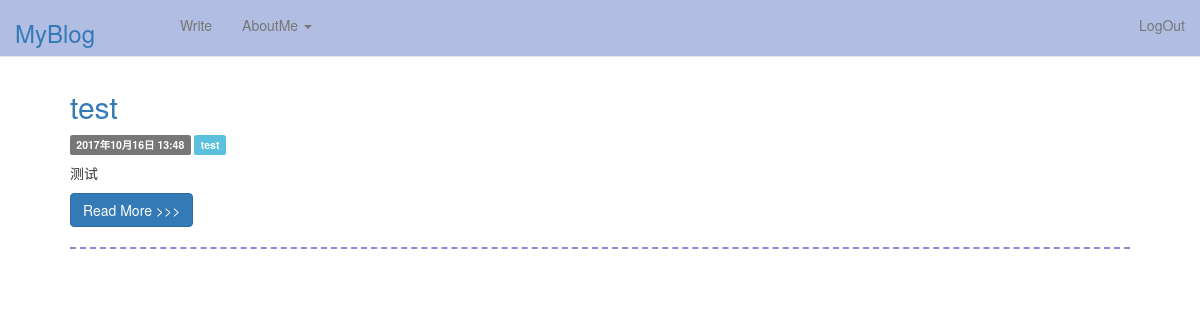
The app's page / (signed in), older data.
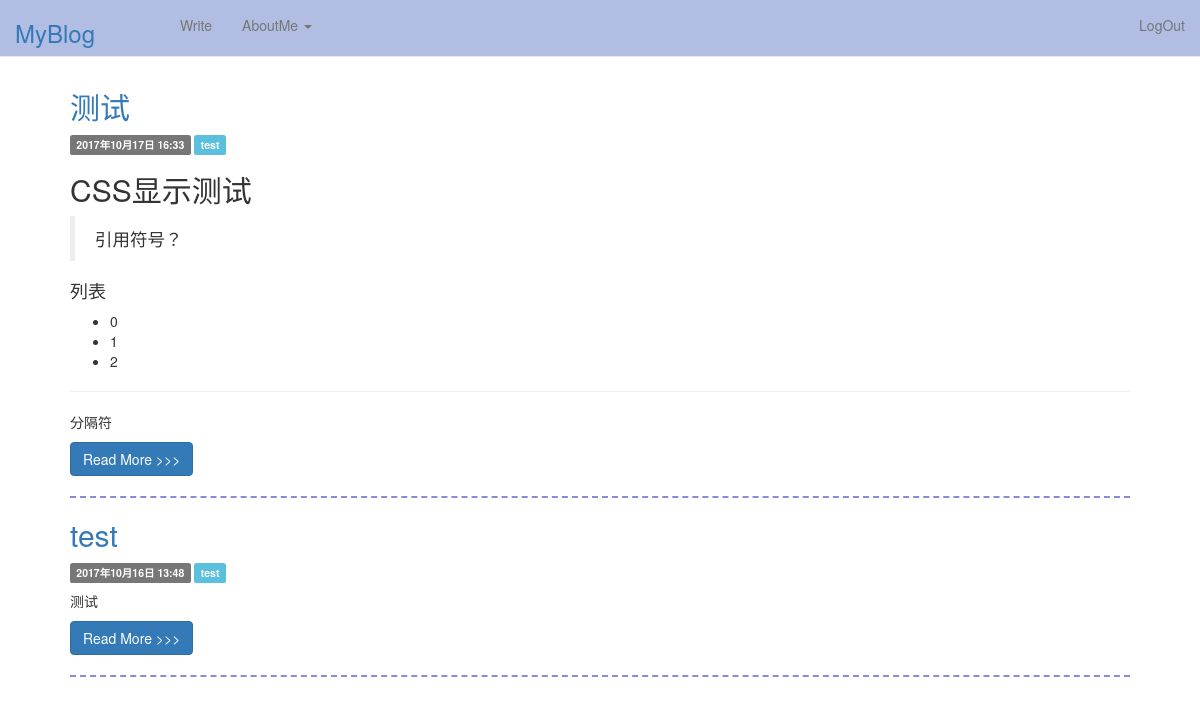
The same page, newer data.
### blog/models.py (models this page shows, shortened)
class Article(models.Model) :
    title = models.CharField(max_length = 100)  #博客题目
    category = models.CharField(max_length = 50, blank = True)  #博客标签
    date_time = models.DateTimeField(auto_now_add = True)  #博客日期
    content = models.TextField(blank = True, null = True)  #博客文章正文
    class Meta:
        ordering = ['-date_time']

### blog/views.py (the view)
# urls.py: 2. Add a URL to urlpatterns:  url(r'^$', views.home, name='home')
@login_required
def home(request):
    post_list = Article.objects.all()
    return render(request,'index.html',{'post_list':post_list})

### blog/templatetags/custom_markdown.py (called while the page is built)
@register.filter(is_safe=True)  #注册template filter
@stringfilter  #希望字符串作为参数
def custom_markdown(value):
    return mark_safe(markdown.markdown(value,
        extensions = ['markdown.extensions.fenced_code', 'markdown.extensions.codehilite'],
                                       safe_mode=True,
                                       enable_attributes=False))

### templates/index.html
{% extends "base.html" %}
{% load custom_markdown %}
{% block content %}
<div class="posts">
    {% for post in post_list %}
        <section class="post">
            <header class="post-header">
                <h2 class="post-title"><a href="{% url 'detail' id=post.id %}">{{ post.title }}</a></h2>
                    <p>
                        <label class="label label-default">{{ post.date_time }}</label> <label class="label label-info">{{ post.category }}</label>
                    </p>
            </header>
                <div class="post-description">
                    <p>
                        {{ post.content|custom_markdown }}
                    </p>
                </div>
                <a class="btn btn-primary" href="{% url "detail" id=post.id %}">Read More >>> </a>
            <hr style="border-top:2px dashed #8a8ad8">
        </section>
    {% endfor %}
</div>
{% endblock %}

### templates/base.html (shortened to what this page needs)
<!DOCTYPE html>
<html lang="en">
<head>
    {% load staticfiles %}
    <link href="{% static '/static/css/bootstrap.min.css' %}" rel="stylesheet">
</head>
<body style="padding: 70px;">
<nav id="layout" class="navbar navbar-default navbar-fixed-top" role="navigation" style="background: #b1bde2;">
    <div class="container-fluid">
        <div class="navbar-header">
            <h3><a href="{% url 'home' %}">MyBlog</a></h3>
        </div>
        <div style="padding-left:150px;">
            <ul class="nav navbar-nav">
                <li>
                    <a href="/writeBlog/">Write</a>
                </li>
                <li class="dropdown">
                    <a href="#" class="dropdown-toggle" data-toggle="dropdown">
                        AboutMe
                        <b class="caret"></b>
                    </a>
                </li>
            </ul>
            <ul class="nav navbar-nav navbar-right">
                <li>
                    <a href="#" onclick="confirm('确定要退出吗？')?location.href='/userLogout':location.href='/'" >LogOut</a>
                </li>
            </ul>
        </div>
    </div>
</nav>
    <div>
        <div>
            {% block content %}
            {% endblock %}
        </div>
    </div>
</body>
</html>

Row changes from the older to the newer data that the page shows:
added Article: title "测试", date_time "2017年10月17日 16:33", category "test", content|custom_markdown "CSS显示测试 引用符号？ 列表 0 1 2 分隔符"
